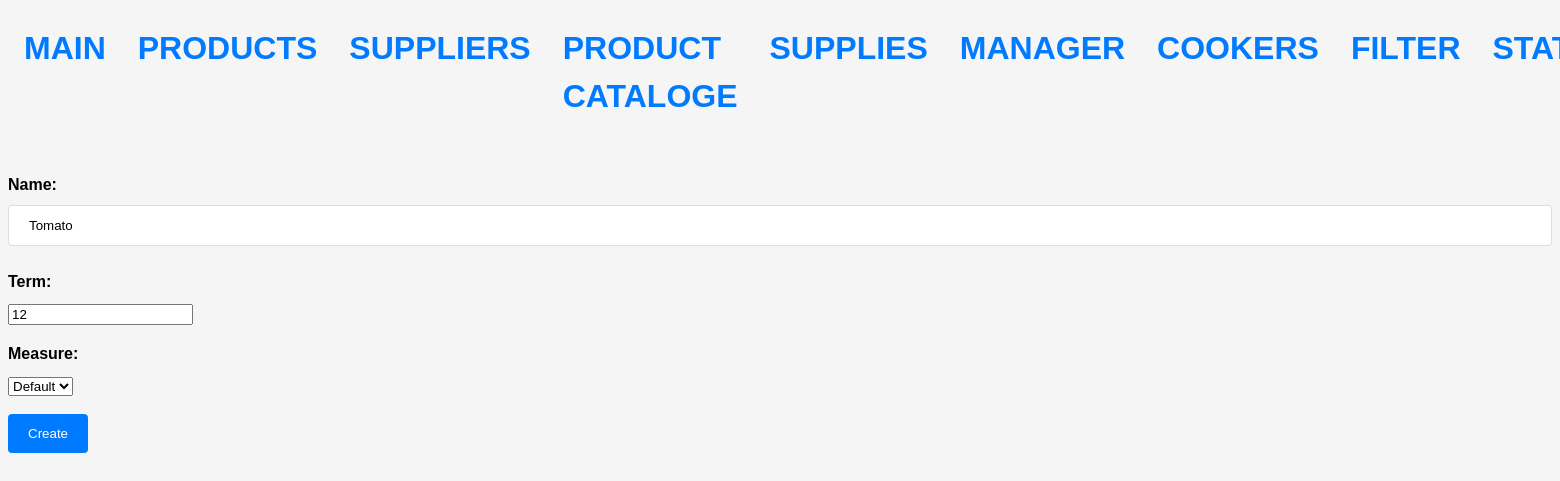
/products/1/edit/, run on an earlier commit of the app's database.
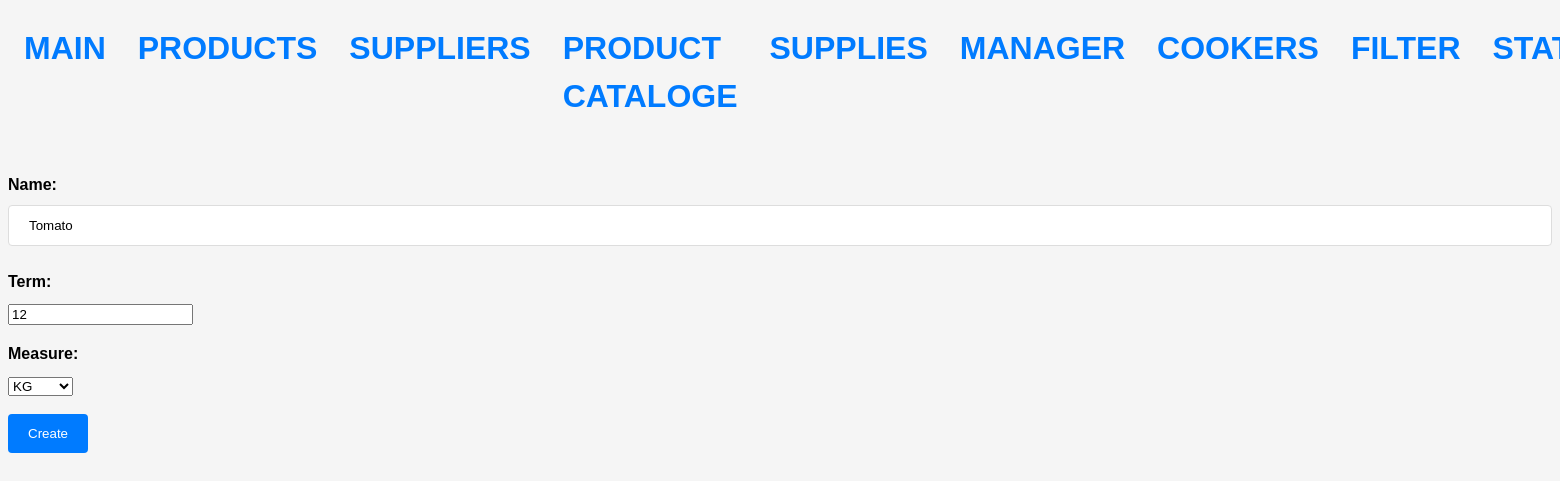
And on a later commit of the database.
### stock/models.py (models this page shows, shortened)
class Product(Model):
    name = models.CharField(max_length=64)
    term = models.IntegerField()
    measure = models.ForeignKey(Measure, on_delete=models.CASCADE)

class Measure(Model):
    name = models.CharField(max_length=64)
    def __str__(self):
        return self.name

### stock/views.py (the view)
# urls.py: path('products/<int:pk>/edit/', ProductUpdateView.as_view(), name='product_update'),
class ProductUpdateView(UpdateView):
    model = Product
    template_name = 'form.html'
    form_class = ProductForm
    success_url = '/products/'

### stock/forms.py
class ProductForm(forms.ModelForm):
    class Meta:
        model = Product
        fields = ['name', 'term', 'measure']

### templates/form.html (shortened to what this page needs)
{% extends 'base.html' %}
{% block content %}
    <form method="post">
        {{ form.as_p }}
        <input type="submit" value="Create">
    </form>
{% endblock %}

What changed in the data, as far as the page shows it:
changed Product "Tomato": measure "Default" → "KG"
